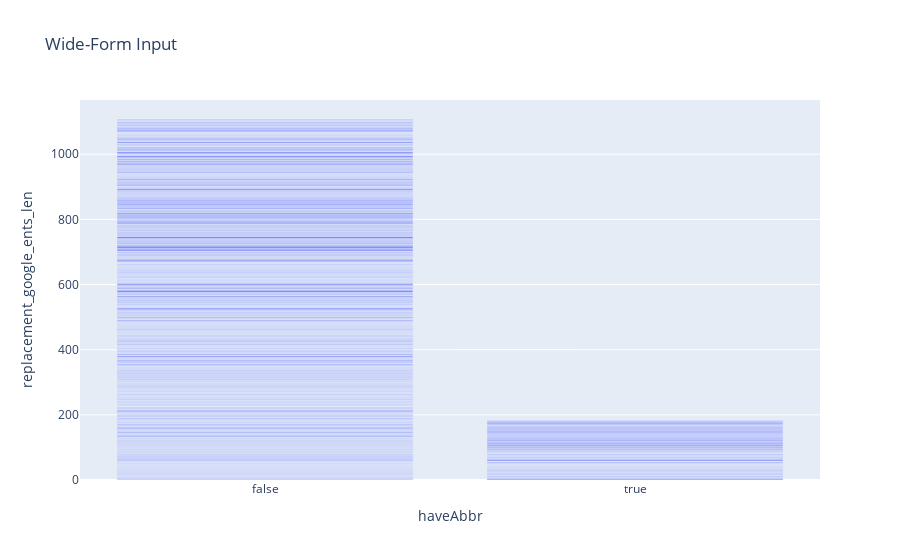

The notebook cell saved with this chart:
### Code cell
# Impact of Abbreviation and Stopwords on Jaccard Distance
# entity_length, cui_length
# 'haveAbbr','stop_wrods_google_len', 'stop_words_deepl_len', 'replacement_ents','replacement_google_ents', 'replacement_deepl_ents',
# 'replacement_ents_len', 'replacement_google_ents_len','replacement_deepl_ents_len', 'mev_cui_score', 'google_cui_score',
# 'deepl_cui_score', 'mev_cui_len', 'google_cui_len', 'deepl_cui_len','cui_jacD_mev_google', 'cui_jacD_mev_deepl'
df['haveAbbr'] = df['haveAbbr'].replace([1,0], [True, False])

import plotly.express as px

fig = px.bar(df, x="haveAbbr", y='replacement_google_ents_len', title="Wide-Form Input")
fig.show()

### Figure 1 — Plotly figure (JSON) as saved in the notebook; plotly's stock layout.template omitted (floating-point values rounded to 4 significant figures; data arrays with more than 128 entries replaced by an {"elided": "..."} marker saying what was removed)
{"data": [{"alignmentgroup": "True", "hovertemplate": "haveAbbr=%{x}<br>replacement_google_ents_len=%{y}<extra></extra>", "legendgroup": "", "marker": {"color": "#636efa"}, "name": "", "offsetgroup": "", "orientation": "v", "showlegend": false, "textposition": "auto", "type": "bar", "x": {"elided": "882 bool values"}, "xaxis": "x", "y": {"elided": "882 int values"}, "yaxis": "y"}], "layout": {"barmode": "relative", "legend": {"tracegroupgap": 0}, "title": {"text": "Wide-Form Input"}, "xaxis": {"anchor": "y", "domain": [0, 1], "title": {"text": "haveAbbr"}}, "yaxis": {"anchor": "x", "domain": [0, 1], "title": {"text": "replacement_google_ents_len"}}}}
